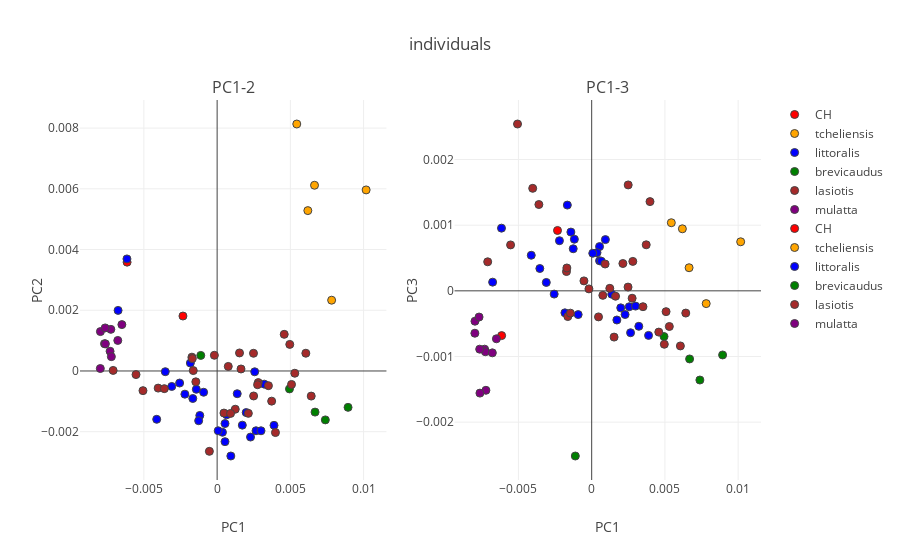

This figure's notebook cell:
### Code cell
from plotly.subplots import make_subplots
from plotly import tools

colors_pres= {
'littoralis': 'blue',
'brevicaudus': 'green',
'tcheliensis': 'orange',
'lasiotis': 'brown',
'mulatta': 'purple',
'CH': 'red'
}

titles= ['PC1-2','PC1-3']
fig_subplots = tools.make_subplots(rows= 1, cols=2,
                             subplot_titles=tuple(titles))

for col in range(1,3):
    fig_data= [go.Scatter(
            x= features[indices[i],0],
            y= features[indices[i],col],
            mode= "markers",
            marker= {
            'color': colors_pres[i],
            'line': {'width': 1},
            'size': 8,
            'symbol': 'circle',
          "opacity": 1
          },
          name= str(i)
        ) for i in list(indices.keys())]
    
    for trace1 in fig_data:
        fig_subplots.append_trace(trace1, 1, col)
    
    fig_subplots.update_xaxes(title= 'PC1')

    fig_subplots.update_yaxes(title= 'PC' + str(col + 1),row=1, col=col)


layout = go.Layout(
    title= 'mutation profile PCA'
)


fig = go.Figure(data=fig_subplots, layout=layout)
fig['layout'].update(title= 'individuals')
iplot(fig)

### Figure 1 — Plotly figure (JSON) as saved in the notebook; plotly's stock layout.template omitted (floating-point values rounded to 4 significant figures)
{"data": [{"marker": {"color": "red", "line": {"width": 1}, "opacity": 1, "size": 8, "symbol": "circle"}, "mode": "markers", "name": "CH", "type": "scatter", "uid": "baa6356a-3102-4368-a6f0-69c943177b2e", "x": [-0.006147, -0.002333], "xaxis": "x", "y": [0.003585, 0.00181], "yaxis": "y"}, {"marker": {"color": "orange", "line": {"width": 1}, "opacity": 1, "size": 8, "symbol": "circle"}, "mode": "markers", "name": "tcheliensis", "type": "scatter", "uid": "7ab9dae6-b12c-4635-be13-4f24319e4891", "x": [0.007818, 0.005438, 0.006193, 0.00665, 0.01017], "xaxis": "x", "y": [0.002332, 0.008135, 0.005282, 0.006117, 0.005964], "yaxis": "y"}, {"marker": {"color": "blue", "line": {"width": 1}, "opacity": 1, "size": 8, "symbol": "circle"}, "mode": "markers", "name": "littoralis", "type": "scatter", "uid": "1e8d7363-1889-4bdf-bc07-fa67ff2a148b", "x": [0.0009354, 0.002655, 0.00228, 0.001373, 0.003883, 0.00172, 0.001984, -0.001827, -0.001182, -0.001661, -0.00142, -0.00256, -0.006762, 0.0005372, 0.0005378, -0.004125, -0.00126, 0.003219, -0.002201, -0.003098, -0.003539, 0.000364, -0.0009218, 0.002566, -0.006157, 7.346e-05, 0.0006528, 0.002996], "xaxis": "x", "y": [-0.0028, -0.001969, -0.002176, -0.0007485, -0.00179, -0.001784, -0.001369, 0.0002614, -0.001464, -0.0009062, -0.0006033, -0.0003971, 0.001996, -0.001732, -0.002328, -0.001592, -0.001638, -0.0004339, -0.0007636, -0.0005093, -2.321e-05, -0.002019, -0.0007009, -2.659e-05, 0.003691, -0.001969, -0.001444, -0.001969], "yaxis": "y"}, {"marker": {"color": "green", "line": {"width": 1}, "opacity": 1, "size": 8, "symbol": "circle"}, "mode": "markers", "name": "brevicaudus", "type": "scatter", "uid": "4ab29ddb-254a-47fd-9f1f-1c70f406d500", "x": [0.006685, 0.007387, 0.008938, 0.004939, -0.001117], "xaxis": "x", "y": [-0.001354, -0.001611, -0.001198, -0.0005902, 0.0005129], "yaxis": "y"}, {"marker": {"color": "brown", "line": {"width": 1}, "opacity": 1, "size": 8, "symbol": "circle"}, "mode": "markers", "name": "lasiotis", "type": "scatter", "uid": "44c17635-216c-4eba-9d6c-97839d4d9c73", "x": [0.002809, 0.003723, 0.003982, 0.006424, 0.002763, 0.005302, 0.001237, 0.002483, 0.006056, 0.0007614, 0.00496, 0.004581, 0.00213, -0.001629, -0.001454, 0.003503, -0.000528, -0.001721, 0.0004659, 0.00163, 0.005079, 0.00153, -0.001693, -0.004026, -0.005063, -0.003604, -0.005537, 0.000917, -0.007098, -0.0001875, 0.002493], "xaxis": "x", "y": [-0.0003825, -0.000993, -0.002028, -0.0008271, -0.0004517, -7.434e-05, -0.001259, 0.0005826, 0.0005847, 0.0001503, 0.0008756, 0.001207, -0.001396, 1.293e-05, -0.0003579, -0.0004838, -0.002647, 0.0004548, -0.001386, 6.587e-05, -0.0004438, 0.0005938, 0.000408, -0.0005646, -0.0006473, -0.0005813, -0.0001185, -0.001398, 1.83e-05, 0.0005173, -0.0008232], "yaxis": "y"}, {"marker": {"color": "purple", "line": {"width": 1}, "opacity": 1, "size": 8, "symbol": "circle"}, "mode": "markers", "name": "mulatta", "type": "scatter", "uid": "e3cfca10-8cb0-4d8a-80da-190b5cfa549d", "x": [-0.007309, -0.006504, -0.007256, -0.00722, -0.006782, -0.007967, -0.007974, -0.007688, -0.007629, -0.007645], "xaxis": "x", "y": [0.000651, 0.001527, 0.001371, 0.0004726, 0.001005, 0.001298, 8.098e-05, 0.000899, 0.0008935, 0.001418], "yaxis": "y"}, {"marker": {"color": "red", "line": {"width": 1}, "opacity": 1, "size": 8, "symbol": "circle"}, "mode": "markers", "name": "CH", "type": "scatter", "uid": "f77fb564-a84e-4c43-80fd-70da83462a85", "x": [-0.006147, -0.002333], "xaxis": "x2", "y": [-0.000682, 0.0009193], "yaxis": "y2"}, {"marker": {"color": "orange", "line": {"width": 1}, "opacity": 1, "size": 8, "symbol": "circle"}, "mode": "markers", "name": "tcheliensis", "type": "scatter", "uid": "27868fa0-fa14-4580-a73f-b30d9dc8befb", "x": [0.007818, 0.005438, 0.006193, 0.00665, 0.01017], "xaxis": "x2", "y": [-0.0001945, 0.001037, 0.0009447, 0.0003521, 0.0007469], "yaxis": "y2"}, {"marker": {"color": "blue", "line": {"width": 1}, "opacity": 1, "size": 8, "symbol": "circle"}, "mode": "markers", "name": "littoralis", "type": "scatter", "uid": "849f192c-83a8-4cce-9318-09a225ea1539", "x": [0.0009354, 0.002655, 0.00228, 0.001373, 0.003883, 0.00172, 0.001984, -0.001827, -0.001182, -0.001661, -0.00142, -0.00256, -0.006762, 0.0005372, 0.0005378, -0.004125, -0.00126, 0.003219, -0.002201, -0.003098, -0.003539, 0.000364, -0.0009218, 0.002566, -0.006157, 7.346e-05, 0.0006528, 0.002996], "xaxis": "x2", "y": [0.00078, -0.000638, -0.0003607, -5.161e-05, -0.0006784, -0.0004442, -0.0002588, -0.000335, 0.0007859, 0.001306, 0.000895, -4.946e-05, 0.0001325, 0.000674, 0.0004581, 0.0005421, 0.0006409, -0.0005402, 0.0007636, 0.0001278, 0.0003402, 0.0005813, -0.0003615, -0.000242, 0.000955, 0.0005719, 0.0004524, -0.0002325], "yaxis": "y2"}, {"marker": {"color": "green", "line": {"width": 1}, "opacity": 1, "size": 8, "symbol": "circle"}, "mode": "markers", "name": "brevicaudus", "type": "scatter", "uid": "ed54043b-536e-41dc-9dd8-1a0119313a2f", "x": [0.006685, 0.007387, 0.008938, 0.004939, -0.001117], "xaxis": "x2", "y": [-0.001037, -0.001358, -0.0009767, -0.0006962, -0.002516], "yaxis": "y2"}, {"marker": {"color": "brown", "line": {"width": 1}, "opacity": 1, "size": 8, "symbol": "circle"}, "mode": "markers", "name": "lasiotis", "type": "scatter", "uid": "48b14d3a-00e8-4fa7-852a-2ab73706f163", "x": [0.002809, 0.003723, 0.003982, 0.006424, 0.002763, 0.005302, 0.001237, 0.002483, 0.006056, 0.0007614, 0.00496, 0.004581, 0.00213, -0.001629, -0.001454, 0.003503, -0.000528, -0.001721, 0.0004659, 0.00163, 0.005079, 0.00153, -0.001693, -0.004026, -0.005063, -0.003604, -0.005537, 0.000917, -0.007098, -0.0001875, 0.002493], "xaxis": "x2", "y": [0.0004486, 0.0007011, 0.001359, -0.0003386, -0.0001126, -0.0005431, 3.811e-05, 5.722e-05, -0.0008394, -6.897e-05, -0.0008136, -0.0006285, 0.0004159, -0.0003917, -0.0003399, -0.0002414, 0.0001515, 0.0002938, -0.0003968, -8.201e-05, -0.0003169, -0.0007047, 0.000348, 0.001561, 0.002541, 0.001314, 0.0006993, 0.0004087, 0.000442, 2.964e-05, 0.001613], "yaxis": "y2"}, {"marker": {"color": "purple", "line": {"width": 1}, "opacity": 1, "size": 8, "symbol": "circle"}, "mode": "markers", "name": "mulatta", "type": "scatter", "uid": "d202e3b8-9865-4354-a0e1-d36cf2470989", "x": [-0.007309, -0.006504, -0.007256, -0.00722, -0.006782, -0.007967, -0.007974, -0.007688, -0.007629, -0.007645], "xaxis": "x2", "y": [-0.0008882, -0.0007304, -0.0009276, -0.001515, -0.0009444, -0.0004624, -0.0006457, -0.0003989, -0.001558, -0.0008883], "yaxis": "y2"}], "layout": {"annotations": [{"font": {"size": 16}, "showarrow": false, "text": "PC1-2", "x": 0.225, "xanchor": "center", "xref": "paper", "y": 1, "yanchor": "bottom", "yref": "paper"}, {"font": {"size": 16}, "showarrow": false, "text": "PC1-3", "x": 0.775, "xanchor": "center", "xref": "paper", "y": 1, "yanchor": "bottom", "yref": "paper"}], "title": {"text": "individuals"}, "xaxis": {"anchor": "y", "domain": [0, 0.45], "title": {"text": "PC1"}}, "xaxis2": {"anchor": "y2", "domain": [0.55, 1], "title": {"text": "PC1"}}, "yaxis": {"anchor": "x", "domain": [0, 1], "title": {"text": "PC2"}}, "yaxis2": {"anchor": "x2", "domain": [0, 1], "title": {"text": "PC3"}}}}
